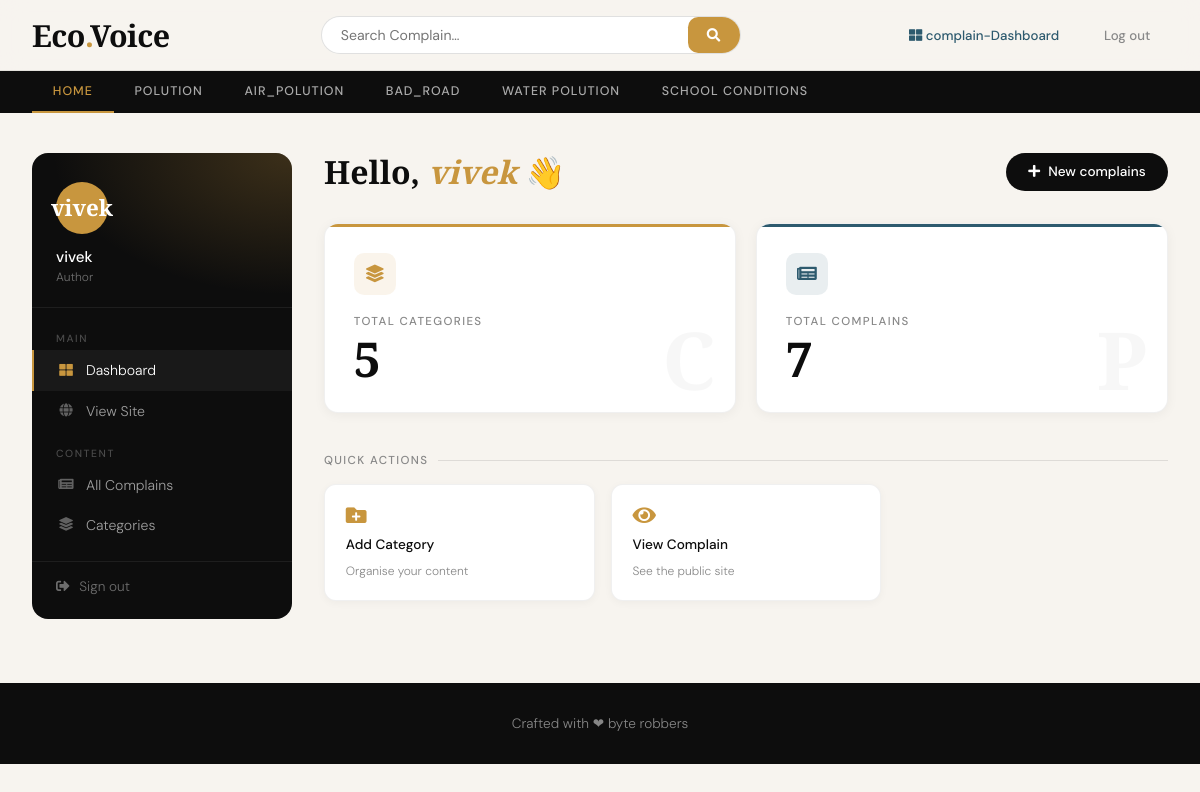
/dashboard/ (signed in), run on the app's committed database.
### complains/models.py (models this page shows, shortened)
class Category(models.Model):
    Category_name = models.CharField(max_length=50 , unique=True)
    created_at = models.DateTimeField(auto_now_add=True)
    updated_at = models.DateTimeField(auto_now=True)
    class Meta:
        verbose_name_plural = 'categories'

### dashboards/views.py (the view)
# urls.py: path('',views.dashboard, name='dashboard'),
@login_required(login_url='login')
def dashboard(request):
    category_count = Category.objects.all().count()
    blogs_count = Complain.objects.all().count()
    context = {
        'category_count': category_count,
        'blogs_count': blogs_count,
    }
    return render(request, 'dashboard/dashboard.html', context)

### complains/context_processors.py (called while the page is built)
def get_categories(request):
    categories = Category.objects.all()
    return dict(categories=categories)

### templates/dashboard/dashboard.html (shortened to what this page needs)
{% extends 'base.html' %}
{% load static %}
{% block content %}
<div class="dash-wrap">
    <aside class="dash-sidebar">
        <div class="sidebar-user">
            <div class="user-avatar-lg">{{ user }}</div>
            <div class="sidebar-user-name">{{ user }}</div>
            <div class="sidebar-user-role">Author</div>
        </div>
        <nav class="sidebar-nav">
            <div class="sidebar-nav-label">Main</div>
            <a href="{% url 'dashboard' %}" class="active">
                <i class="fas fa-th-large"></i> Dashboard
            </a>
            <a href="{% url 'home' %}">
                <i class="fas fa-globe"></i> View Site
            </a>
            <div class="sidebar-nav-label" style="margin-top:0.5rem;">Content</div>
            <a href="{% url 'posts' %}">
                <i class="fas fa-newspaper"></i> All Complains
            </a>
            <a href="{% url 'categories' %}">
                <i class="fas fa-layer-group"></i> Categories
            </a>
        </nav>
        <div class="sidebar-bottom">
            <a href="{% url 'logout' %}">
                <i class="fas fa-sign-out-alt"></i> Sign out
            </a>
        </div>
    </aside>
    <div class="dash-main">
        <div class="dash-welcome">
            <div>
                <h1>Hello, <span>{{ user }}</span> 👋</h1>
            </div>
            <a class="dash-new-btn" href="{% url 'add_post' %}">
                <i class="fas fa-plus"></i> New complains
            </a>
        </div>
        <div class="stats-grid">
            <div class="stat-card">
                <div class="stat-icon"><i class="fas fa-layer-group"></i></div>
                <div class="stat-label">Total Categories</div>
                <div class="stat-number">{{ category_count }}</div>
                <span class="stat-deco">C</span>
            </div>
            <div class="stat-card blue">
                <div class="stat-icon"><i class="fas fa-newspaper"></i></div>
                <div class="stat-label">Total complains</div>
                <div class="stat-number">{{ blogs_count }}</div>
                <span class="stat-deco">P</span>
            </div>
        </div>
        <p class="section-label">Quick Actions</p>
        <div class="actions-grid">
            <a class="action-card" href="{% url 'add_category' %}">
                <i class="fas fa-folder-plus"></i>
                <span>Add Category</span>
                <small>Organise your content</small>
            </a>
            <a class="action-card" href="{% url 'home' %}">
                <i class="fas fa-eye"></i>
                <span>View Complain</span>
                <small>See the public site</small>
            </a>
        </div>
    </div>
</div>
{% endblock %}

### templates/base.html (shortened to what this page needs)
{% load static %}
<!DOCTYPE html>
<html lang="en">
<head>
    <link rel="stylesheet" href="https://cdnjs.cloudflare.com/ajax/libs/font-awesome/5.15.4/css/all.min.css">
    <link href="{% static 'css/blog.css' %}" rel="stylesheet">
</head>
<body>
    <header class="site-header">
        <div class="header-inner">
            <a class="site-logo" href="/">Eco<span>.</span>Voice</a>
            <div class="search-wrap">
                <form action="{% url 'search' %}" method="GET">
                    <input name="keyword" value="{{keyword}}" type="text" placeholder="Search Complain…" />
                    <button type="submit"><i class="fas fa-search"></i></button>
                </form>
            </div>
            <div class="header-auth">
                {% if not user.is_authenticated %}
                    <a class="btn-auth login" href="{% url 'login' %}">Log in</a>
                    <a class="btn-auth register" href="{% url 'register' %}">Register</a>
                {% else %}
                    <a class="btn-auth dash" href="{% url 'dashboard' %}"><i class="fas fa-th-large"></i> complain-Dashboard</a>
                    <a class="btn-auth out" href="{% url 'logout' %}">Log out</a>
                {% endif %}
            </div>
        </div>
    </header>
    <nav class="cat-nav">
        <div class="cat-nav-inner">
            <a href="{% url 'home' %}">Home</a>
            {% for cat in categories %}
            <a href="{% url 'complains:posts_by_category' cat.id %}">{{ cat.Category_name }}</a>
            {% endfor %}
        </div>
    </nav>
    <main class="site-main">
        {% block content %}
        {% endblock %}
    </main>
    <footer class="site-footer">
        <p>Crafted with &#10084 byte robbers </p>
    </footer>
</body>
</html>

### hackathon_main/static/css/blog.css (style rules this page uses)
h1, h2, h3, h4, h5, h6 { font-family: "Playfair Display", Georgia, "Times New Roman", serif; }
button { --button_radius: 0.75em; --button_color: #e8e8e8; --button_outline_color: #000000; font-size: 17px; font-weight: bold; border: none; cursor: pointer; border-radius: var(--button_radius); background: var(--button_outline_color); }

### templates/base.html (style rules this page uses)
:root { --ink: #0d0d0d; --paper: #f7f4ef; --accent: #c8963e; --accent2: #2d5a6e; --muted: #888; --card-radius: 12px; }
* { margin: 0; padding: 0; box-sizing: border-box; }
body { background: var(--paper); color: var(--ink); font-family: 'DM Sans', sans-serif; font-weight: 300; min-height: 100vh; }
.site-header { position: sticky; top: 0; z-index: 100; background: rgba(247,244,239,0.92); backdrop-filter: blur(12px); -webkit-backdrop-filter: blur(12px); border-bottom: 1px solid rgba(0,0,0,0.08); }
.header-inner { max-width: 1280px; margin: 0 auto; padding: 0 2rem; height: 70px; display: flex; align-items: center; gap: 2rem; }
.site-logo { font-family: 'Cormorant Garamond', serif; font-size: 1.9rem; font-weight: 700; color: var(--ink); text-decoration: none; letter-spacing: -0.5px; white-space: nowrap; flex-shrink: 0; }
.site-logo span { color: var(--accent); }
.search-wrap { flex: 1; max-width: 420px; margin: 0 auto; }
.search-wrap form { display: flex; background: #fff; border: 1.5px solid rgba(0,0,0,0.12); border-radius: 50px; overflow: hidden; transition: border-color 0.2s; }
.search-wrap input { flex: 1; border: none; outline: none; padding: 0.55rem 1.2rem; background: transparent; font-family: 'DM Sans', sans-serif; font-size: 0.88rem; color: var(--ink); }
.search-wrap button { border: none; background: var(--accent); color: #fff; padding: 0 1.2rem; cursor: pointer; font-size: 0.85rem; font-family: 'DM Sans', sans-serif; transition: background 0.2s; }
.header-auth { display: flex; gap: 0.6rem; align-items: center; flex-shrink: 0; }
.btn-auth { display: inline-block; padding: 0.45rem 1.1rem; border-radius: 50px; font-family: 'DM Sans', sans-serif; font-size: 0.83rem; font-weight: 500; text-decoration: none; transition: all 0.2s; }
.btn-auth.dash { color: var(--accent2); font-weight: 500; }
.btn-auth.out { color: var(--muted); }
.cat-nav { background: var(--ink); overflow-x: auto; scrollbar-width: none; }
.cat-nav-inner { max-width: 1280px; margin: 0 auto; padding: 0 2rem; display: flex; gap: 0; }
.cat-nav a { display: inline-block; padding: 0.75rem 1.3rem; color: rgba(255,255,255,0.65); text-decoration: none; font-size: 0.78rem; font-weight: 500; letter-spacing: 0.08em; text-transform: uppercase; white-space: nowrap; transition: all 0.2s; border-bottom: 2px solid transparent; }
.cat-nav a:first-child { color: var(--accent); border-bottom-color: var(--accent); }
.site-main { max-width: 1280px; margin: 0 auto; padding: 2.5rem 2rem 4rem; }
.site-footer { background: var(--ink); color: rgba(255,255,255,0.5); text-align: center; padding: 2rem; font-size: 0.85rem; }

### data on the page
Category: Category_name "POLUTION"
Category: Category_name "AIR_POLUTION"
Category: Category_name "BAD_ROAD"
Category: Category_name "WATER POLUTION"
Category: Category_name "SCHOOL CONDITIONS"

### other printed values
{{ user }} "vivek"
{{ category_count }} "5"
{{ blogs_count }} "7"
